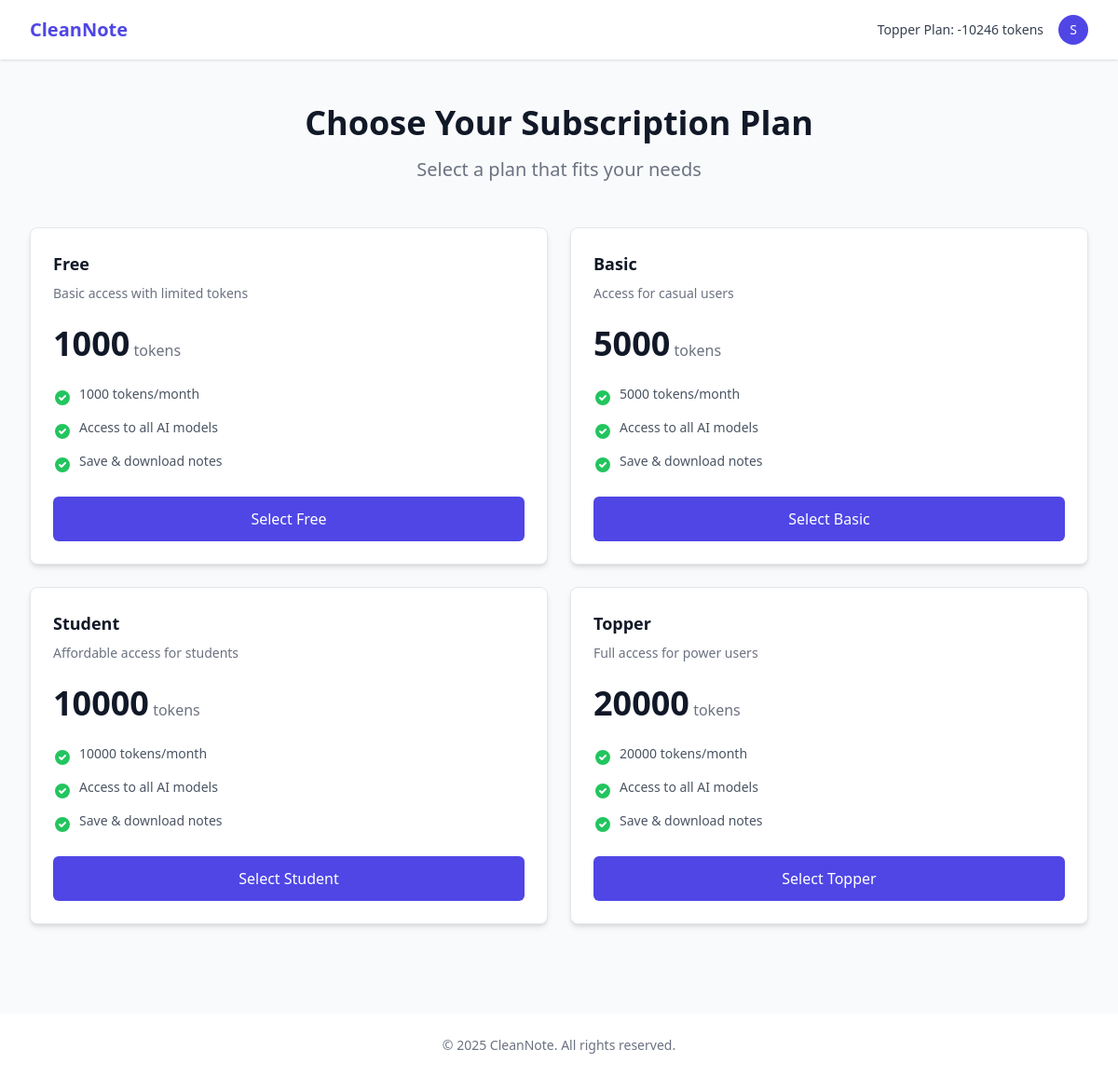
Screenshot of /accounts/subscription/ (signed in) with the database file from the repository.
### accounts/models.py (models this page shows, shortened)
class UserProfile(models.Model):
    user = models.OneToOneField(User, on_delete=models.CASCADE, related_name='profile')
    subscription = models.ForeignKey(SubscriptionTier, on_delete=models.SET_NULL, null=True)
    tokens_remaining = models.IntegerField(default=0)

class SubscriptionTier(models.Model):
    name = models.CharField(max_length=50)
    token_limit = models.IntegerField()
    description = models.TextField()
    is_free = models.BooleanField(default=False)
    price = models.DecimalField(max_digits=10, decimal_places=2, default=100)

### accounts/views.py (the view, shortened to what this page needs)
# urls.py: path('subscription/', views.subscription_view, name='subscription'),
@login_required
def subscription_view(request):
    profile, _ = UserProfile.objects.get_or_create(user=request.user)
    subscription_tiers = SubscriptionTier.objects.all()
    return render(request, 'accounts/subscription.html', {
        'subscription_tiers': subscription_tiers,
        'profile': profile
    })

### accounts/templates/accounts/subscription.html (shortened to what this page needs)
{% extends "base.html" %}
{% block content %}
<div class="max-w-7xl mx-auto py-12 px-4 sm:px-6 lg:px-8">
    <div class="text-center mb-12">
        <h2 class="text-3xl sm:text-4xl font-extrabold text-gray-900">Choose Your Subscription Plan</h2>
        <p class="mt-4 text-xl text-gray-500">Select a plan that fits your needs</p>
    </div>
    <div class="grid grid-cols-1 sm:grid-cols-2 xl:grid-cols-4 gap-6">
        {% for tier in subscription_tiers %}
        <form method="post" class="bg-white rounded-lg shadow-md border border-gray-200 flex flex-col justify-between">
            <div class="p-6 flex-grow">
                <h3 class="text-lg font-semibold text-gray-900">{{ tier.name }}</h3>
                <p class="mt-2 text-sm text-gray-500">{{ tier.description }}</p>
                <div class="mt-6">
                    <span class="text-4xl font-extrabold text-gray-900">{{ tier.token_limit }}</span>
                    <span class="text-base font-medium text-gray-500">tokens</span>
                </div>
                <ul class="mt-6 space-y-3">
                    <li class="flex items-start space-x-2">
                        <svg class="w-5 h-5 text-green-500 mt-1" fill="currentColor" viewBox="0 0 20 20"><path fill-rule="evenodd" d="M10 18a8 8 0 100-16 8 8 0 000 16zm3.707-9.293a1 1 0 00-1.414-1.414L9 10.586 7.707 9.293a1 1 0 00-1.414 1.414l2 2a1 1 0 001.414 0l4-4z" clip-rule="evenodd"/></svg>
                        <span class="text-sm text-gray-600">{{ tier.token_limit }} tokens/month</span>
                    </li>
                    <li class="flex items-start space-x-2">
                        <svg class="w-5 h-5 text-green-500 mt-1" fill="currentColor" viewBox="0 0 20 20"><path fill-rule="evenodd" d="M10 18a8 8 0 100-16 8 8 0 000 16zm3.707-9.293a1 1 0 00-1.414-1.414L9 10.586 7.707 9.293a1 1 0 00-1.414 1.414l2 2a1 1 0 001.414 0l4-4z" clip-rule="evenodd"/></svg>
                        <span class="text-sm text-gray-600">Access to all AI models</span>
                    </li>
                    <li class="flex items-start space-x-2">
                        <svg class="w-5 h-5 text-green-500 mt-1" fill="currentColor" viewBox="0 0 20 20"><path fill-rule="evenodd" d="M10 18a8 8 0 100-16 8 8 0 000 16zm3.707-9.293a1 1 0 00-1.414-1.414L9 10.586 7.707 9.293a1 1 0 00-1.414 1.414l2 2a1 1 0 001.414 0l4-4z" clip-rule="evenodd"/></svg>
                        <span class="text-sm text-gray-600">Save & download notes</span>
                    </li>
                </ul>
            </div>
            <div class="px-6 pb-6">
                <button type="submit" name="subscription_tier" value="{{ tier.id }}"
                    class="w-full py-3 px-4 text-white bg-indigo-600 hover:bg-indigo-700 text-base font-medium rounded-md text-center transition duration-200">
                    Select {{ tier.name }}
                </button>
            </div>
        </form>
        {% endfor %}
    </div>
</div>
{% endblock %}

### templates/base.html (shortened to what this page needs)
<!DOCTYPE html>
<html lang="en">
<head>
    <script src="https://cdn.tailwindcss.com"></script>
</head>
<body class="bg-gray-50 min-h-screen"  z-[5]>
    <header class="bg-white shadow">
        <div class="max-w-7xl mx-auto px-4 sm:px-6 lg:px-8">
            <div class="flex justify-between h-16">
                <div class="flex">
             <div class="flex-shrink-0 flex items-center">
                    <a href="{% url 'dashboard:dashboard' %}" class="text-xl font-bold text-indigo-600 hover:text-indigo-800 transition">
                    CleanNote
                     </a>
            </div>
                </div>
                {% if user.is_authenticated %}
                <div class="flex items-center ">
                    <div class="ml-3 relative">
                        <div class="flex items-center space-x-4">
                            <span class="text-sm text-gray-700">
                                {% if user.profile.subscription %}
                                    {{ user.profile.subscription.name }} Plan:
                                    <span class="font-medium">{{ user.profile.tokens_remaining }} tokens</span>
                                {% endif %}
                            </span>
                            <div class="relative">
                                <button type="button" class="flex text-sm rounded-full focus:outline-none" id="user-menu-button">
                                    <div class="h-8 w-8 rounded-full bg-indigo-600 flex items-center justify-center text-white">
                                        {{ user.username|first|upper }}
                                    </div>
                                </button>
                            </div>
                        </div>
                    </div>
                </div>
                {% endif %}
            </div>
        </div>
    </header>
    <main>
        {% block content %}{% endblock %}
    </main>
    <footer class="bg-white mt-12 py-6">
        <div class="max-w-7xl mx-auto px-4 sm:px-6 lg:px-8">
            <p class="text-center text-gray-500 text-sm">
                &copy; {% now "Y" %} CleanNote. All rights reserved.
            </p>
        </div>
    </footer>
</body>
</html>

### rows the page displays
SubscriptionTier: name "Free", description "Basic access with limited tokens", token_limit "1000", {{ tier.id }} 1 (drawn)
SubscriptionTier: name "Basic", description "Access for casual users", token_limit "5000", {{ tier.id }} 2 (drawn)
SubscriptionTier: name "Student", description "Affordable access for students", token_limit "10000", {{ tier.id }} 3 (drawn)
SubscriptionTier: name "Topper", description "Full access for power users", token_limit "20000", {{ tier.id }} 4 (drawn)

### other values shown
{{ user.profile.subscription.name }} "Topper"
{{ user.profile.tokens_remaining }} "-10246"
{{ user.username|first|upper }} "S"
